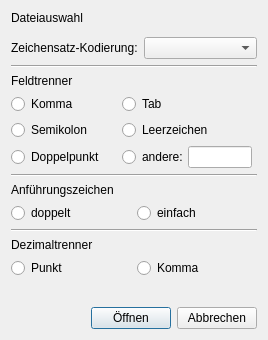
<?xml version="1.0" encoding="UTF-8"?>
<ui version="4.0">
 <class>Dialog</class>
 <widget class="QDialog" name="Dialog">
  <property name="geometry">
   <rect>
    <x>0</x>
    <y>0</y>
    <width>268</width>
    <height>340</height>
   </rect>
  </property>
  <property name="windowTitle">
   <string>Dialog</string>
  </property>
  <layout class="QVBoxLayout" name="verticalLayout">
   <item>
    <widget class="QLabel" name="label_5">
     <property name="text">
      <string>Dateiauswahl</string>
     </property>
    </widget>
   </item>
   <item>
    <widget class="QgsFileWidget" name="importfile_filewidget"/>
   </item>
   <item>
    <layout class="QHBoxLayout" name="horizontalLayout">
     <property name="topMargin">
      <number>0</number>
     </property>
     <item>
      <widget class="QLabel" name="label">
       <property name="text">
        <string>Zeichensatz-Kodierung:</string>
       </property>
      </widget>
     </item>
     <item>
      <widget class="QComboBox" name="fileencoding_combobox"/>
     </item>
    </layout>
   </item>
   <item>
    <widget class="Line" name="line">
     <property name="orientation">
      <enum>Qt::Horizontal</enum>
     </property>
    </widget>
   </item>
   <item>
    <widget class="QLabel" name="label_2">
     <property name="text">
      <string>Feldtrenner</string>
     </property>
    </widget>
   </item>
   <item>
    <layout class="QHBoxLayout" name="horizontalLayout_2">
     <property name="topMargin">
      <number>0</number>
     </property>
     <item>
      <widget class="QRadioButton" name="delimiter_comma_radiobutton">
       <property name="minimumSize">
        <size>
         <width>100</width>
         <height>0</height>
        </size>
       </property>
       <property name="text">
        <string>Komma</string>
       </property>
       <property name="checkable">
        <bool>true</bool>
       </property>
       <property name="autoExclusive">
        <bool>true</bool>
       </property>
      </widget>
     </item>
     <item>
      <spacer name="horizontalSpacer_4">
       <property name="orientation">
        <enum>Qt::Horizontal</enum>
       </property>
       <property name="sizeHint" stdset="0">
        <size>
         <width>40</width>
         <height>20</height>
        </size>
       </property>
      </spacer>
     </item>
     <item>
      <widget class="QRadioButton" name="delimiter_tab_radiobutton">
       <property name="minimumSize">
        <size>
         <width>130</width>
         <height>0</height>
        </size>
       </property>
       <property name="text">
        <string>Tab</string>
       </property>
       <property name="checkable">
        <bool>true</bool>
       </property>
       <property name="autoExclusive">
        <bool>true</bool>
       </property>
      </widget>
     </item>
     <item>
      <spacer name="horizontalSpacer_3">
       <property name="orientation">
        <enum>Qt::Horizontal</enum>
       </property>
       <property name="sizeHint" stdset="0">
        <size>
         <width>40</width>
         <height>20</height>
        </size>
       </property>
      </spacer>
     </item>
    </layout>
   </item>
   <item>
    <layout class="QHBoxLayout" name="horizontalLayout_3">
     <property name="topMargin">
      <number>0</number>
     </property>
     <item>
      <widget class="QRadioButton" name="delimiter_semicolon_radiobutton">
       <property name="minimumSize">
        <size>
         <width>100</width>
         <height>0</height>
        </size>
       </property>
       <property name="text">
        <string>Semikolon</string>
       </property>
       <property name="checkable">
        <bool>true</bool>
       </property>
       <property name="autoExclusive">
        <bool>true</bool>
       </property>
      </widget>
     </item>
     <item>
      <spacer name="horizontalSpacer_5">
       <property name="orientation">
        <enum>Qt::Horizontal</enum>
       </property>
       <property name="sizeHint" stdset="0">
        <size>
         <width>40</width>
         <height>20</height>
        </size>
       </property>
      </spacer>
     </item>
     <item>
      <widget class="QRadioButton" name="delimiter_space_radiobutton">
       <property name="minimumSize">
        <size>
         <width>130</width>
         <height>0</height>
        </size>
       </property>
       <property name="text">
        <string>Leerzeichen</string>
       </property>
       <property name="checkable">
        <bool>true</bool>
       </property>
       <property name="autoExclusive">
        <bool>true</bool>
       </property>
      </widget>
     </item>
     <item>
      <spacer name="horizontalSpacer">
       <property name="orientation">
        <enum>Qt::Horizontal</enum>
       </property>
       <property name="sizeHint" stdset="0">
        <size>
         <width>40</width>
         <height>20</height>
        </size>
       </property>
      </spacer>
     </item>
    </layout>
   </item>
   <item>
    <layout class="QHBoxLayout" name="horizontalLayout_5">
     <property name="topMargin">
      <number>0</number>
     </property>
     <item>
      <widget class="QRadioButton" name="delimiter_colon_radiobutton">
       <property name="minimumSize">
        <size>
         <width>100</width>
         <height>0</height>
        </size>
       </property>
       <property name="text">
        <string>Doppelpunkt</string>
       </property>
       <property name="checkable">
        <bool>true</bool>
       </property>
       <property name="autoExclusive">
        <bool>true</bool>
       </property>
      </widget>
     </item>
     <item>
      <spacer name="horizontalSpacer_6">
       <property name="orientation">
        <enum>Qt::Horizontal</enum>
       </property>
       <property name="sizeHint" stdset="0">
        <size>
         <width>40</width>
         <height>20</height>
        </size>
       </property>
      </spacer>
     </item>
     <item>
      <widget class="QRadioButton" name="delimiter_other_radiobutton">
       <property name="minimumSize">
        <size>
         <width>60</width>
         <height>0</height>
        </size>
       </property>
       <property name="maximumSize">
        <size>
         <width>60</width>
         <height>16777215</height>
        </size>
       </property>
       <property name="text">
        <string>andere:</string>
       </property>
       <property name="checkable">
        <bool>true</bool>
       </property>
       <property name="autoExclusive">
        <bool>true</bool>
       </property>
      </widget>
     </item>
     <item>
      <widget class="QLineEdit" name="delimiter_other_lineedit">
       <property name="sizePolicy">
        <sizepolicy hsizetype="Fixed" vsizetype="Fixed">
         <horstretch>0</horstretch>
         <verstretch>0</verstretch>
        </sizepolicy>
       </property>
       <property name="minimumSize">
        <size>
         <width>64</width>
         <height>0</height>
        </size>
       </property>
       <property name="maximumSize">
        <size>
         <width>34</width>
         <height>16777215</height>
        </size>
       </property>
      </widget>
     </item>
     <item>
      <spacer name="horizontalSpacer_7">
       <property name="orientation">
        <enum>Qt::Horizontal</enum>
       </property>
       <property name="sizeHint" stdset="0">
        <size>
         <width>40</width>
         <height>20</height>
        </size>
       </property>
      </spacer>
     </item>
    </layout>
   </item>
   <item>
    <widget class="Line" name="line_3">
     <property name="orientation">
      <enum>Qt::Horizontal</enum>
     </property>
    </widget>
   </item>
   <item>
    <widget class="QLabel" name="label_6">
     <property name="text">
      <string>Anführungszeichen</string>
     </property>
    </widget>
   </item>
   <item>
    <layout class="QHBoxLayout" name="horizontalLayout_7">
     <property name="topMargin">
      <number>0</number>
     </property>
     <item>
      <widget class="QRadioButton" name="quotation_double_radiobutton">
       <property name="text">
        <string>doppelt</string>
       </property>
       <property name="autoExclusive">
        <bool>true</bool>
       </property>
      </widget>
     </item>
     <item>
      <widget class="QRadioButton" name="quotation_single_radiobutton">
       <property name="text">
        <string>einfach</string>
       </property>
       <property name="autoExclusive">
        <bool>true</bool>
       </property>
      </widget>
     </item>
    </layout>
   </item>
   <item>
    <widget class="Line" name="line_2">
     <property name="orientation">
      <enum>Qt::Horizontal</enum>
     </property>
    </widget>
   </item>
   <item>
    <widget class="QLabel" name="label_4">
     <property name="text">
      <string>Dezimaltrenner</string>
     </property>
    </widget>
   </item>
   <item>
    <layout class="QHBoxLayout" name="horizontalLayout_4">
     <property name="topMargin">
      <number>0</number>
     </property>
     <item>
      <widget class="QRadioButton" name="decimalseparator_point_radiobutton">
       <property name="text">
        <string>Punkt</string>
       </property>
       <property name="autoExclusive">
        <bool>true</bool>
       </property>
      </widget>
     </item>
     <item>
      <widget class="QRadioButton" name="decimalseparator_comma_radiobutton">
       <property name="text">
        <string>Komma</string>
       </property>
       <property name="autoExclusive">
        <bool>true</bool>
       </property>
      </widget>
     </item>
    </layout>
   </item>
   <item>
    <spacer name="verticalSpacer">
     <property name="orientation">
      <enum>Qt::Vertical</enum>
     </property>
     <property name="sizeHint" stdset="0">
      <size>
       <width>20</width>
       <height>40</height>
      </size>
     </property>
    </spacer>
   </item>
   <item>
    <layout class="QHBoxLayout" name="horizontalLayout_6">
     <property name="topMargin">
      <number>0</number>
     </property>
     <item>
      <spacer name="horizontalSpacer_2">
       <property name="orientation">
        <enum>Qt::Horizontal</enum>
       </property>
       <property name="sizeHint" stdset="0">
        <size>
         <width>40</width>
         <height>20</height>
        </size>
       </property>
      </spacer>
     </item>
     <item>
      <widget class="QPushButton" name="loadfile_button">
       <property name="text">
        <string>Öffnen</string>
       </property>
      </widget>
     </item>
     <item>
      <widget class="QPushButton" name="cancel_button">
       <property name="text">
        <string>Abbrechen</string>
       </property>
      </widget>
     </item>
    </layout>
   </item>
  </layout>
 </widget>
 <customwidgets>
  <customwidget>
   <class>QgsFileWidget</class>
   <extends>QWidget</extends>
   <header>qgsfilewidget.h</header>
  </customwidget>
 </customwidgets>
 <resources/>
 <connections/>
</ui>
